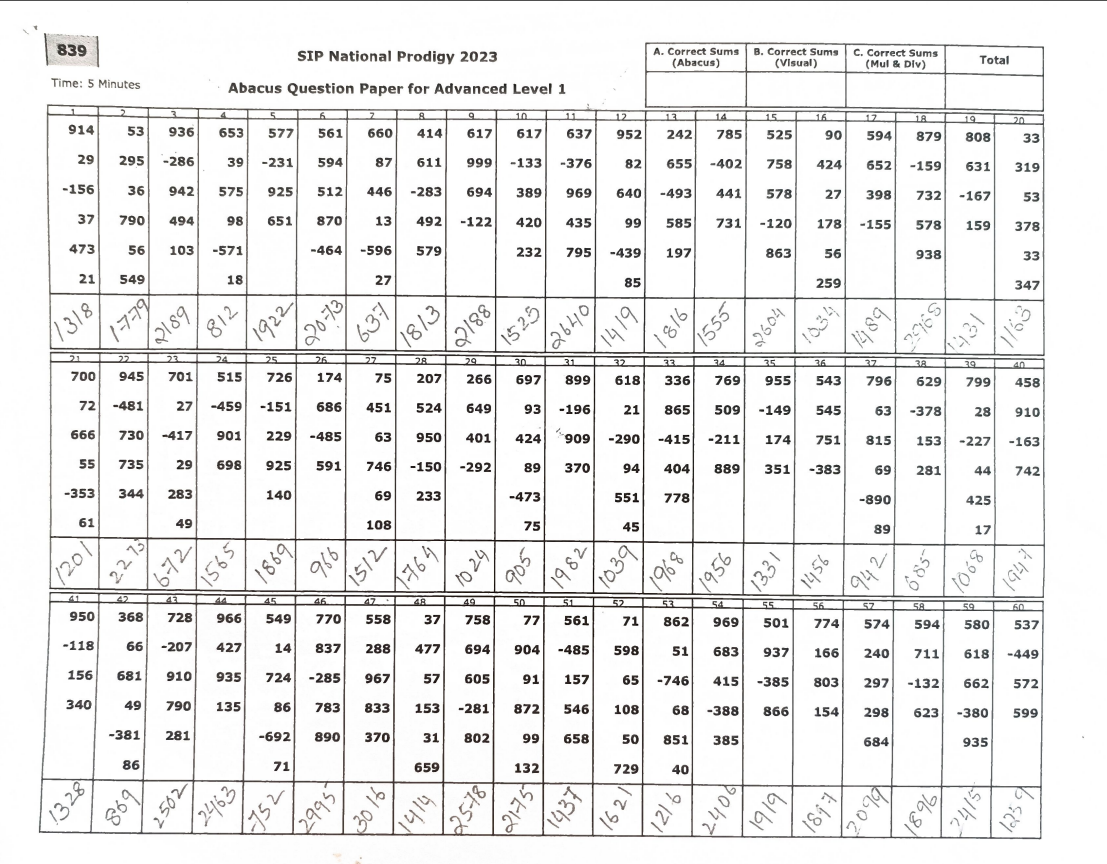
#> input picture input/attended.png, 1107 x 864 px; its folder holds only this picture in this run
$ python extract_answer_boxes.py
#> lines starting #> are read from the running program, lines starting #| are printed output that depends on the picture; after the words box and inside, x2 and y2 are one past the last pixel; in counts of white or black regions, pixels touching at a corner belong together
import csv
import shutil
from datetime import datetime
from pathlib import Path

import cv2
import numpy as np


BASE_DIR = Path(__file__).resolve().parent
INPUT_DIR = BASE_DIR / "input"
OUTPUT_DIR = BASE_DIR / "output" / "boxes"
DEBUG_DIR = OUTPUT_DIR / "_debug"

# Set True to wipe previous box output on each run
CLEAR_OUTPUT = True

# Numbering behavior
GLOBAL_NUMBERING = False
GLOBAL_START = 1
# Per-page start numbers (used when GLOBAL_NUMBERING = False)
PAGE_START_QUESTION = {
    "answer_sheet_pg_1": 1,
    "answer_sheet_pg_2": 1,
}

# --------- TUNING PARAMS ---------
ADAPTIVE_BLOCK = 31
ADAPTIVE_C = 12

H_LINE_SCALE = 35
V_LINE_SCALE = 35
ROW_LINE_THRESH_RATIO = 0.15
VERT_LINE_MIN_HEIGHT_PCT = 0.6

BAND_MIN_HEIGHT = 20
BAND_MAX_HEIGHT = 60
MIN_BAND_INK = 250
MIN_BAND_WIDTH_RATIO = 0.2
IGNORE_TOP_PCT = 0.12

PAD_X = 2
PAD_Y = 0
BAND_PAD_TOP = 3
BAND_PAD_BOTTOM = 3

# Deskew
DESKEW = True
DESKEW_MAX_ANGLE = 8.0


def _adaptive_bin(gray):
    return cv2.adaptiveThreshold(
        gray,
        255,
        cv2.ADAPTIVE_THRESH_GAUSSIAN_C,
        cv2.THRESH_BINARY_INV,
        ADAPTIVE_BLOCK,
        ADAPTIVE_C,
    )


def _deskew_image(img):
    gray = cv2.cvtColor(img, cv2.COLOR_BGR2GRAY)
    gray = cv2.GaussianBlur(gray, (3, 3), 0)
    edges = cv2.Canny(gray, 50, 150, apertureSize=3)

    h, w = gray.shape
    min_len = int(w * 0.35)
    lines = cv2.HoughLinesP(
        edges,
        rho=1,
        theta=np.pi / 180,
        threshold=80,
        minLineLength=min_len,
        maxLineGap=20,
    )
    if lines is None:
        return img, 0.0

    angles = []
    for x1, y1, x2, y2 in lines[:, 0]:
        angle = np.degrees(np.arctan2(y2 - y1, x2 - x1))
        # normalize to [-90, 90]
        while angle <= -90:
            angle += 180
        while angle > 90:
            angle -= 180
        if abs(angle) <= 30:
            angles.append(angle)

    if not angles:
        return img, 0.0

    median_angle = float(np.median(angles))
    if abs(median_angle) < 0.1:
        return img, 0.0

    # clamp to avoid wild rotations
    median_angle = max(-DESKEW_MAX_ANGLE, min(DESKEW_MAX_ANGLE, median_angle))

    # rotate by negative angle to deskew
    angle = -median_angle
    (h, w) = img.shape[:2]
    center = (w / 2.0, h / 2.0)
    M = cv2.getRotationMatrix2D(center, angle, 1.0)
    cos = abs(M[0, 0])
    sin = abs(M[0, 1])
    new_w = int((h * sin) + (w * cos))
    new_h = int((h * cos) + (w * sin))
    M[0, 2] += (new_w / 2.0) - center[0]
    M[1, 2] += (new_h / 2.0) - center[1]

    rotated = cv2.warpAffine(
        img,
        M,
        (new_w, new_h),
        flags=cv2.INTER_LINEAR,
        borderMode=cv2.BORDER_CONSTANT,
        borderValue=(255, 255, 255),
    )
    return rotated, angle


def _detect_grid_lines(bw, img_w, img_h):
    h_len = max(30, img_w // H_LINE_SCALE)
    v_len = max(30, img_h // V_LINE_SCALE)
    h_kernel = cv2.getStructuringElement(cv2.MORPH_RECT, (h_len, 1))
    v_kernel = cv2.getStructuringElement(cv2.MORPH_RECT, (1, v_len))
    h_lines = cv2.morphologyEx(bw, cv2.MORPH_OPEN, h_kernel)
    v_lines = cv2.morphologyEx(bw, cv2.MORPH_OPEN, v_kernel)
    return h_lines, v_lines


def _row_bands_from_lines(h_lines, ink, img_h, img_w):
    row_sum = h_lines.sum(axis=1) / 255.0
    thr = img_w * ROW_LINE_THRESH_RATIO
    peaks = [i for i, v in enumerate(row_sum) if v > thr]

    ranges = []
    for i in peaks:
        if not ranges or i > ranges[-1][1] + 1:
            ranges.append([i, i])
        else:
            ranges[-1][1] = i

    ys = [(r[0] + r[1]) // 2 for r in ranges]
    ys = [0] + ys + [img_h - 1]
    ys = sorted(set(ys))

    bands = []
    top_ignore = int(img_h * IGNORE_TOP_PCT)
    for i in range(len(ys) - 1):
        y0, y1 = ys[i], ys[i + 1]
        h = y1 - y0
        if h < BAND_MIN_HEIGHT or h > BAND_MAX_HEIGHT:
            continue
        if y0 < top_ignore:
            continue
        band_ink = cv2.countNonZero(ink[y0:y1, :])
        if band_ink < MIN_BAND_INK:
            continue
        bands.append((y0, y1))
    return bands


def _line_positions_in_band(v_lines, y0, y1):
    band = v_lines[y0:y1, :]
    col_sum = band.sum(axis=0) / 255.0
    thr = (y1 - y0) * VERT_LINE_MIN_HEIGHT_PCT
    cols = np.where(col_sum > thr)[0]

    ranges = []
    for c in cols:
        if not ranges or c > ranges[-1][1] + 1:
            ranges.append([c, c])
        else:
            ranges[-1][1] = c

    centers = [(r[0] + r[1]) // 2 for r in ranges]
    return centers


def _pick_reference_lines(v_lines, bands, img_h):
    line_sets = []
    for (y0, y1) in bands:
        lines = _line_positions_in_band(v_lines, y0, y1)
        if len(lines) >= 5:
            line_sets.append(lines)

    if line_sets:
        return max(line_sets, key=len)

    # Fallback: global detection with a looser threshold
    col_sum = v_lines.sum(axis=0) / 255.0
    thr = img_h * 0.4
    cols = np.where(col_sum > thr)[0]
    ranges = []
    for c in cols:
        if not ranges or c > ranges[-1][1] + 1:
            ranges.append([c, c])
        else:
            ranges[-1][1] = c
    return [(r[0] + r[1]) // 2 for r in ranges]


def _question_start_for_page(stem, num_cols, row_count, global_state):
    if GLOBAL_NUMBERING:
        start = global_state["current"]
        global_state["current"] += num_cols * row_count
        return start
    return PAGE_START_QUESTION.get(stem, 1)


def process_image(image_path, csv_rows, global_state):
    img = cv2.imread(str(image_path))
    if img is None:
        print("Skipped (could not read):", image_path)
        return

    if DESKEW:
        img, angle = _deskew_image(img)
        if abs(angle) > 0.01:
            print(f"Deskewed {image_path.name}: {angle:.2f} deg")

    img_h, img_w = img.shape[:2]
    gray = cv2.cvtColor(img, cv2.COLOR_BGR2GRAY)
    gray = cv2.GaussianBlur(gray, (3, 3), 0)

    bw = _adaptive_bin(gray)
    h_lines, v_lines = _detect_grid_lines(bw, img_w, img_h)
    grid = cv2.bitwise_or(h_lines, v_lines)
    ink = cv2.bitwise_and(bw, cv2.bitwise_not(grid))

    bands = _row_bands_from_lines(h_lines, ink, img_h, img_w)
    if not bands:
        print("No answer bands found:", image_path.name)
        return

    ref_lines = _pick_reference_lines(v_lines, bands, img_h)
    if len(ref_lines) < 2:
        print("Not enough vertical lines found:", image_path.name)
        return

    ref_lines = sorted(ref_lines)
    num_cols = len(ref_lines) - 1

    start_q = _question_start_for_page(image_path.stem, num_cols, len(bands), global_state)

    out_dir = OUTPUT_DIR / image_path.stem
    out_dir.mkdir(parents=True, exist_ok=True)

    debug = img.copy()

    for r_idx, (y0, y1) in enumerate(sorted(bands, key=lambda b: b[0])):
        row_lines = _line_positions_in_band(v_lines, y0, y1)
        lines = ref_lines
        if len(row_lines) == len(ref_lines):
            lines = sorted(row_lines)

        # Expand the band slightly so top/bottom strokes aren't clipped
        y0b = max(y0 - BAND_PAD_TOP, 0)
        y1b = min(y1 + BAND_PAD_BOTTOM, img_h - 1)

        for c_idx in range(len(lines) - 1):
            x0 = lines[c_idx]
            x1 = lines[c_idx + 1]

            x0p = max(x0 + PAD_X, 0)
            x1p = min(x1 - PAD_X, img_w - 1)
            y0p = max(y0b + PAD_Y, 0)
            y1p = min(y1b - PAD_Y, img_h - 1)
            if x1p <= x0p or y1p <= y0p:
                continue

            q_num = start_q + (r_idx * num_cols) + c_idx
            out_name = f"q{q_num:03d}_r{r_idx + 1:02d}_c{c_idx + 1:02d}.png"
            out_path = out_dir / out_name
            crop = img[y0p:y1p, x0p:x1p]
            ok = cv2.imwrite(str(out_path), crop)
            if not ok:
                print("Failed to write:", out_path)
                continue

            csv_rows.append(
                [image_path.name, r_idx + 1, c_idx + 1, q_num, str(out_path)]
            )

            cv2.rectangle(debug, (x0p, y0p), (x1p, y1p), (0, 255, 0), 1)

    dbg_dir = DEBUG_DIR / image_path.stem
    dbg_dir.mkdir(parents=True, exist_ok=True)
    if DESKEW:
        cv2.imwrite(str(dbg_dir / "deskew.png"), img)
    cv2.imwrite(str(dbg_dir / "cells.png"), debug)

    print(f"Done: {image_path.name} -> {out_dir}")


def main():
    if CLEAR_OUTPUT and OUTPUT_DIR.exists():
        shutil.rmtree(OUTPUT_DIR, ignore_errors=True)

    OUTPUT_DIR.mkdir(parents=True, exist_ok=True)
    DEBUG_DIR.mkdir(parents=True, exist_ok=True)

    images = []
    for ext in (".png", ".jpg", ".jpeg"):
        images.extend(sorted(INPUT_DIR.glob(f"*{ext}")))

    if not images:
        print("No images found in:", INPUT_DIR)
        return

    csv_rows = [["page", "row", "col", "question", "path"]]
    global_state = {"current": GLOBAL_START}

    for img_path in images:
        process_image(img_path, csv_rows, global_state)
#> in process_image, img is the input picture: shape (864, 1107, 3); mean B, G, R 235.9, 236.1, 236.4
#> in _deskew_image, `edges = cv2.Canny(gray, 50, 150, apertureSize=3)`:
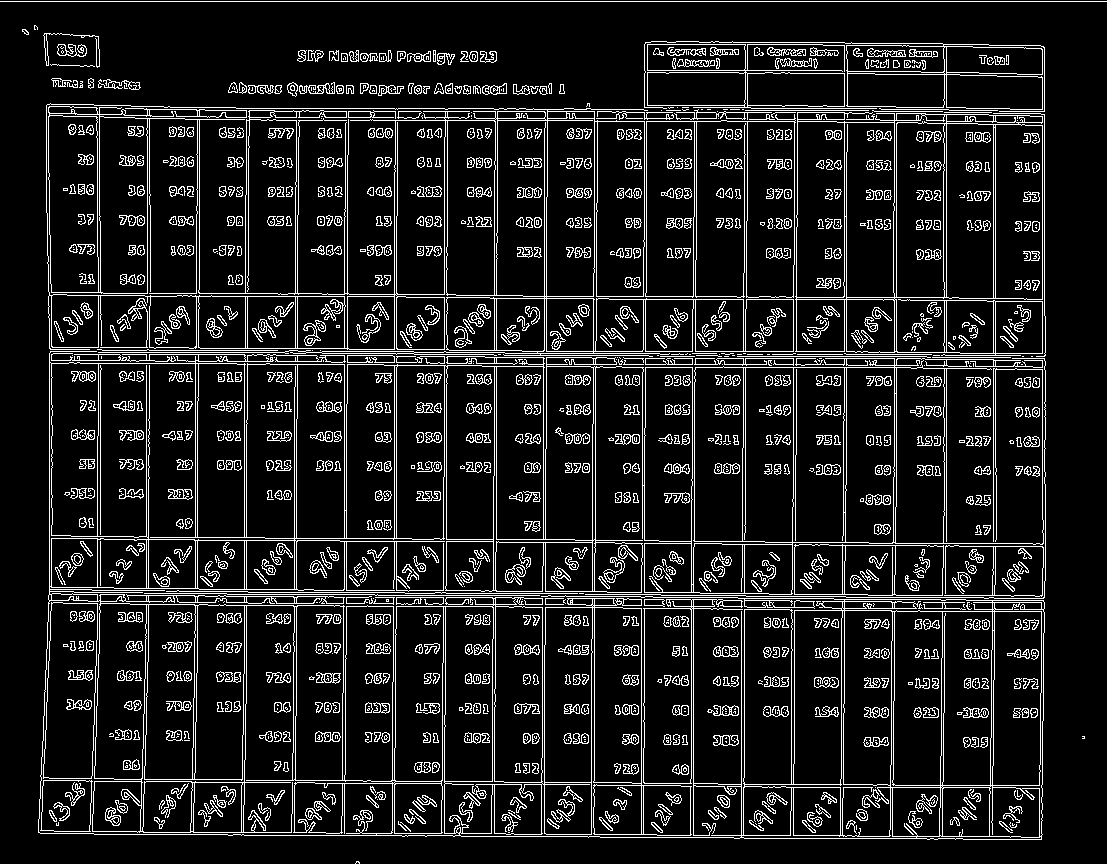
#> edges: shape (864, 1107); 11.4% white in thin lines or dots
#> in _deskew_image, `lines = cv2.HoughLinesP( edges, rho=1, theta=np.pi / 180, threshold=80..`: lines = [[0, 1, 1106, 1], [1042, 609, 1042, 46], [993, 630, 993, 108], [394, 597, 394, 165], [946, 546, 946, 44], [513, 364, 944, 364], [396, 634, 396, 216], [896, 506, 896, 107], [395, 118, 826, 118], [344, 606, 344, 209]]
#> the loop in _deskew_image, `for x1, y1, x2, y2 in lines[:, 0]:` made 10 passes
#> (x1, y1, x2, y2) on passes 1 to 10: (0, 1, 1106, 1), (1042, 609, 1042, 46), (993, 630, 993, 108), (394, 597, 394, 165), (946, 546, 946, 44), (513, 364, 944, 364), (396, 634, 396, 216), (896, 506, 896, 107), (395, 118, 826, 118), (344, 606, 344, 209)
#> after the loop in _deskew_image, `for x1, y1, x2, y2 in lines[:, 0]:`: angles = [0, 0, 0]
#> in _deskew_image, `median_angle = float(np.median(angles))`: median_angle = 0
#> in _adaptive_bin, `return cv2.adaptiveThreshold( gray, 255, cv2.ADAPTIVE_THRESH_GAUSSIAN_..`: returned value: shape (864, 1107); 15.6% white; 1131 white regions (79 under 20 px), largest, box (x1, y1, x2, y2) and area: (38, 591, 1044, 840) 26188, (46, 104, 1045, 357) 24105, (49, 351, 1046, 598) 23894
#> in _detect_grid_lines, `h_lines = cv2.morphologyEx(bw, cv2.MORPH_OPEN, h_kernel)`: h_lines: shape (864, 1107); 3.5% white; 18 white regions, largest, box (x1, y1, x2, y2) and area: (49, 536, 1046, 547) 2842, (38, 831, 1042, 840) 2839, (41, 778, 1042, 788) 2725
#> in _detect_grid_lines, `v_lines = cv2.morphologyEx(bw, cv2.MORPH_OPEN, v_kernel)`: v_lines: shape (864, 1107); 4.2% white; 70 white regions, largest, box (x1, y1, x2, y2) and area: (493, 356, 497, 595) 725, (691, 598, 694, 839) 711, (46, 105, 52, 351) 710
#> in process_image, `grid = cv2.bitwise_or(h_lines, v_lines)`:
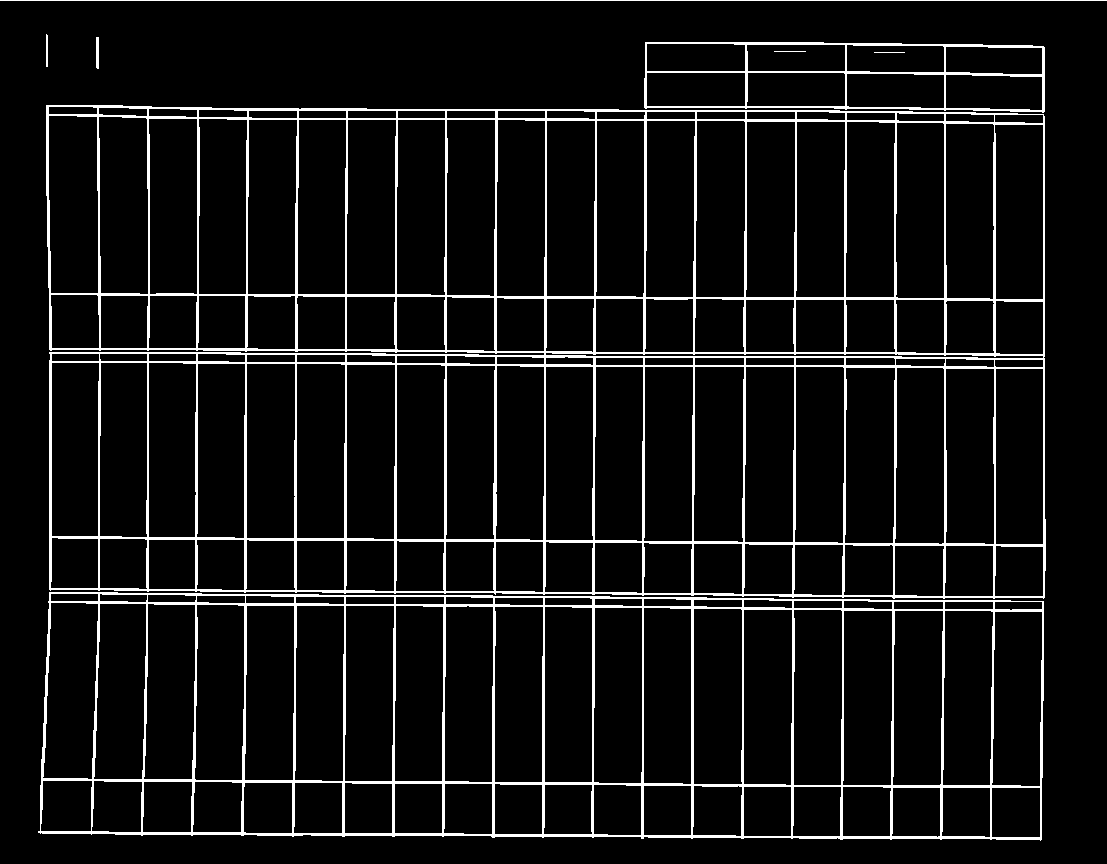
#> grid: shape (864, 1107); 7.5% white; 8 white regions, largest, box (x1, y1, x2, y2) and area: (46, 105, 1046, 599) 43853, (38, 592, 1044, 841) 22833, (644, 42, 1045, 113) 3571
#> in process_image, `ink = cv2.bitwise_and(bw, cv2.bitwise_not(grid))`:
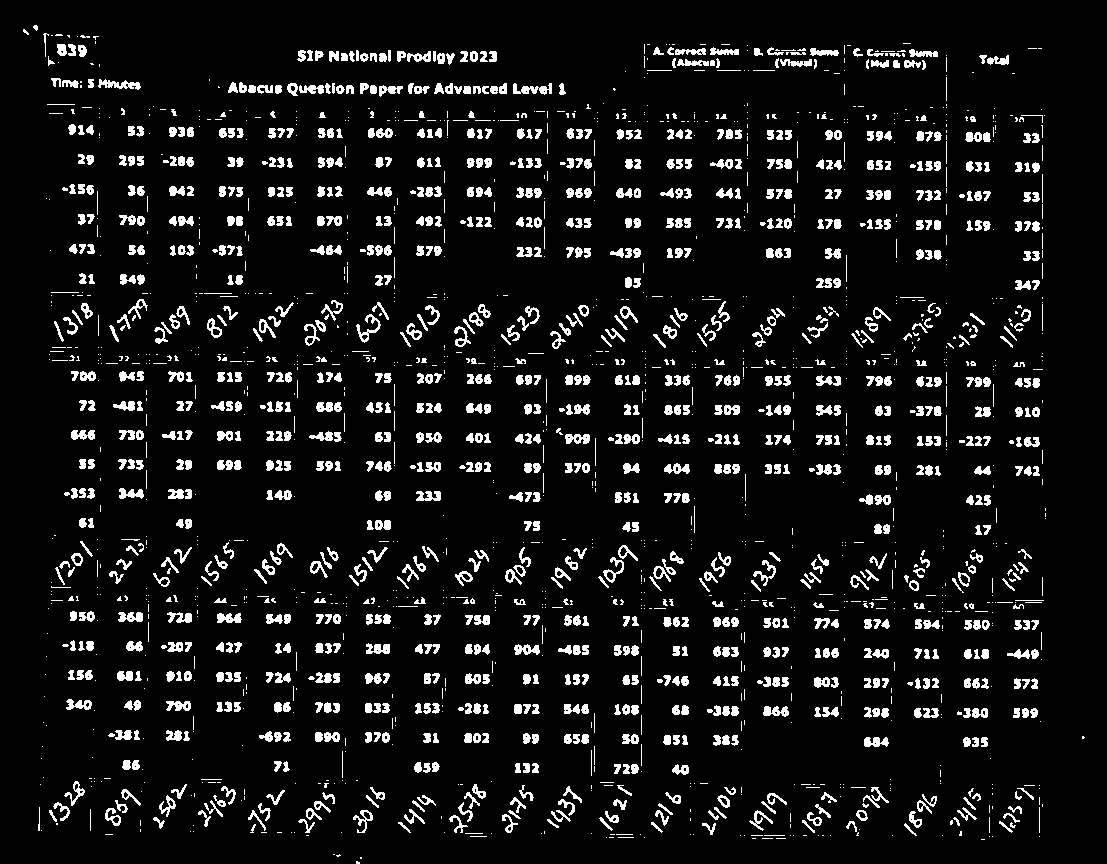
#> ink: shape (864, 1107); 8.1% white; 2257 white regions (1102 under 20 px), largest, box (x1, y1, x2, y2) and area: (513, 83, 552, 95) 248, (98, 79, 141, 90) 243, (356, 314, 381, 343) 208
#> in _row_bands_from_lines, `row_sum = h_lines.sum(axis=1) / 255.0`: row_sum = 864 values, max 1107 at index 0, min 0 at index 1, mean 38.32
#> in _row_bands_from_lines, `peaks = [i for i, v in enumerate(row_sum) if v > thr]`: peaks = 84 values from 0 to 838
#> the loop in _row_bands_from_lines, `for i in peaks:` made 84 passes
#> i on passes 2 to 13: 42, 43, 44, 45, 71, 72, 106, 107, 108, 109, 110, 111
#> after the loop in _row_bands_from_lines, `for i in peaks:`: ranges = [[0, 0], [42, 45], [71, 72], [106, 111], [118, 121], [294, 299], [348, 357], [361, 367], [537, 545], [589, 601], [603, 610], [780, 786], [832, 838]]
#> in _row_bands_from_lines, `ys = [(r[0] + r[1]) // 2 for r in ranges]`: ys = [0, 43, 71, 108, 119, 296, 352, 364, 541, 595, 606, 783, 835]
#> in _row_bands_from_lines, `ys = [0] + ys + [img_h - 1]`: ys = [0, 0, 43, 71, 108, 119, 296, 352, 364, 541, 595, 606, 783, 835, 863]
#> in _row_bands_from_lines, `ys = sorted(set(ys))`: ys = [0, 43, 71, 108, 119, 296, 352, 364, 541, 595, 606, 783, 835, 863]
#> the loop in _row_bands_from_lines, `for i in range(len(ys) - 1):` made 13 passes
#> (y0, y1, h) on passes 1, 2, 3, 4, 5, 7, 8, 10, 11: (0, 43, 43), (43, 71, 28), (71, 108, 37), (108, 119, 11), (119, 296, 177), (352, 364, 12), (364, 541, 177), (595, 606, 11), (606, 783, 177)
#> (y0, y1, h, band_ink) on passes 6, 9, 12, 13: (296, 352, 56, 5807), (541, 595, 54, 5396), (783, 835, 52, 5893), (835, 863, 28, 150)
#> after the loop in _row_bands_from_lines, `for i in range(len(ys) - 1):`: bands = [(296, 352), (541, 595), (783, 835)]
#> the loop in _pick_reference_lines, `for (y0, y1) in bands:` made 3 passes
#> (y0, y1, thr in _line_positions_in_band) on passes 1 to 3: (296, 352, 33.6), (541, 595, 32.4), (783, 835, 31.2)
#> pass 1, in _line_positions_in_band, `band = v_lines[y0:y1, :]`:
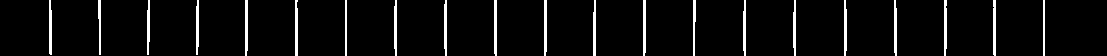
#> band: shape (56, 1107); 5.1% white; 21 white regions, largest, box (x1, y1, x2, y2) and area: (494, 0, 497, 56) 166, (993, 0, 996, 56) 166, (643, 0, 646, 56) 165
#> after the loop in _pick_reference_lines, `for (y0, y1) in bands:`: line_sets = 3 items
#> in process_image, `ref_lines = _pick_reference_lines(v_lines, bands, img_h)`: ref_lines = [50, 99, 148, 197, 246, 296, 345, 395, 445, 495, 545, 594, 644, 693, 744, 794, 845, 895, 945, 994, 1043]
#> in process_image, `num_cols = len(ref_lines) - 1`: num_cols = 20
#> in process_image, `start_q = _question_start_for_page(image_path.stem, num_cols, len(band..`: start_q = 1
#> the loop in process_image, `for r_idx, (y0, y1) in enumerate(sorted(bands, key=lambda b: b[0])):` made 3 passes
#> (y0, y1, thr in _line_positions_in_band, y0b, y1b) on passes 1 to 3: (296, 352, 33.6, 293, 355), (541, 595, 32.4, 538, 598), (783, 835, 31.2, 780, 838)
#> pass 1, in process_image, `ok = cv2.imwrite(str(out_path), crop)`:
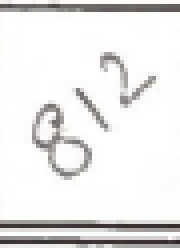
#> saved as q004_r01_c04.png: shape (62, 45, 3) (shown 4 times larger); mean B, G, R 232, 232.5, 233.3
#> after the loop in process_image, `for r_idx, (y0, y1) in enumerate(sorted(bands, key=lambda b: b[0])):`:
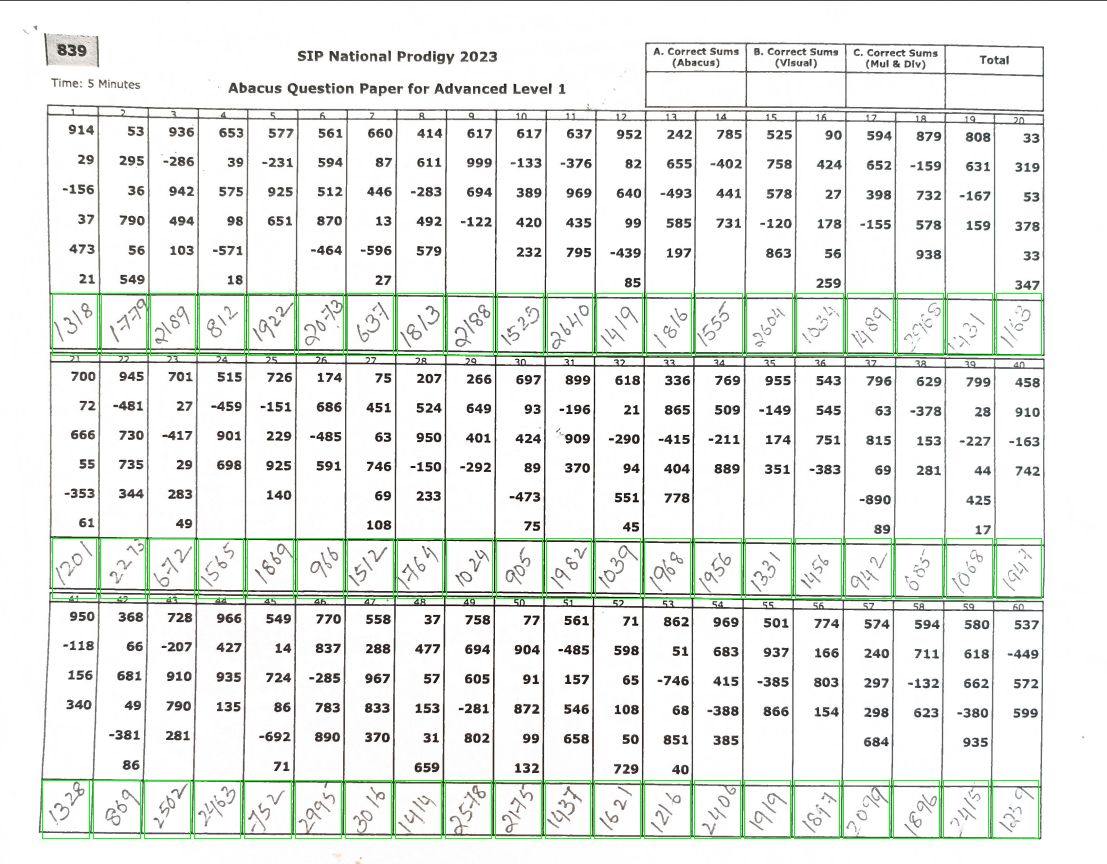
#> debug: shape (864, 1107, 3); 1.33% of pixels changed, all inside (x1, y1, x2, y2) = (42, 293, 1042, 839)
#> after the loop in process_image, `for r_idx, (y0, y1) in enumerate(sorted(bands, key=lambda b: b[0])):`: csv_rows = 61 items

    csv_path = OUTPUT_DIR / "labels.csv"
    try:
        with csv_path.open("w", newline="", encoding="utf-8") as f:
            writer = csv.writer(f)
            writer.writerows(csv_rows)
        print("Saved labels:", csv_path)
    except PermissionError:
        ts = datetime.now().strftime("%Y%m%d_%H%M%S")
        alt_path = OUTPUT_DIR / f"labels_{ts}.csv"
        with alt_path.open("w", newline="", encoding="utf-8") as f:
            writer = csv.writer(f)
            writer.writerows(csv_rows)
        print("labels.csv was locked; saved labels to:", alt_path)


if __name__ == "__main__":
    main()
